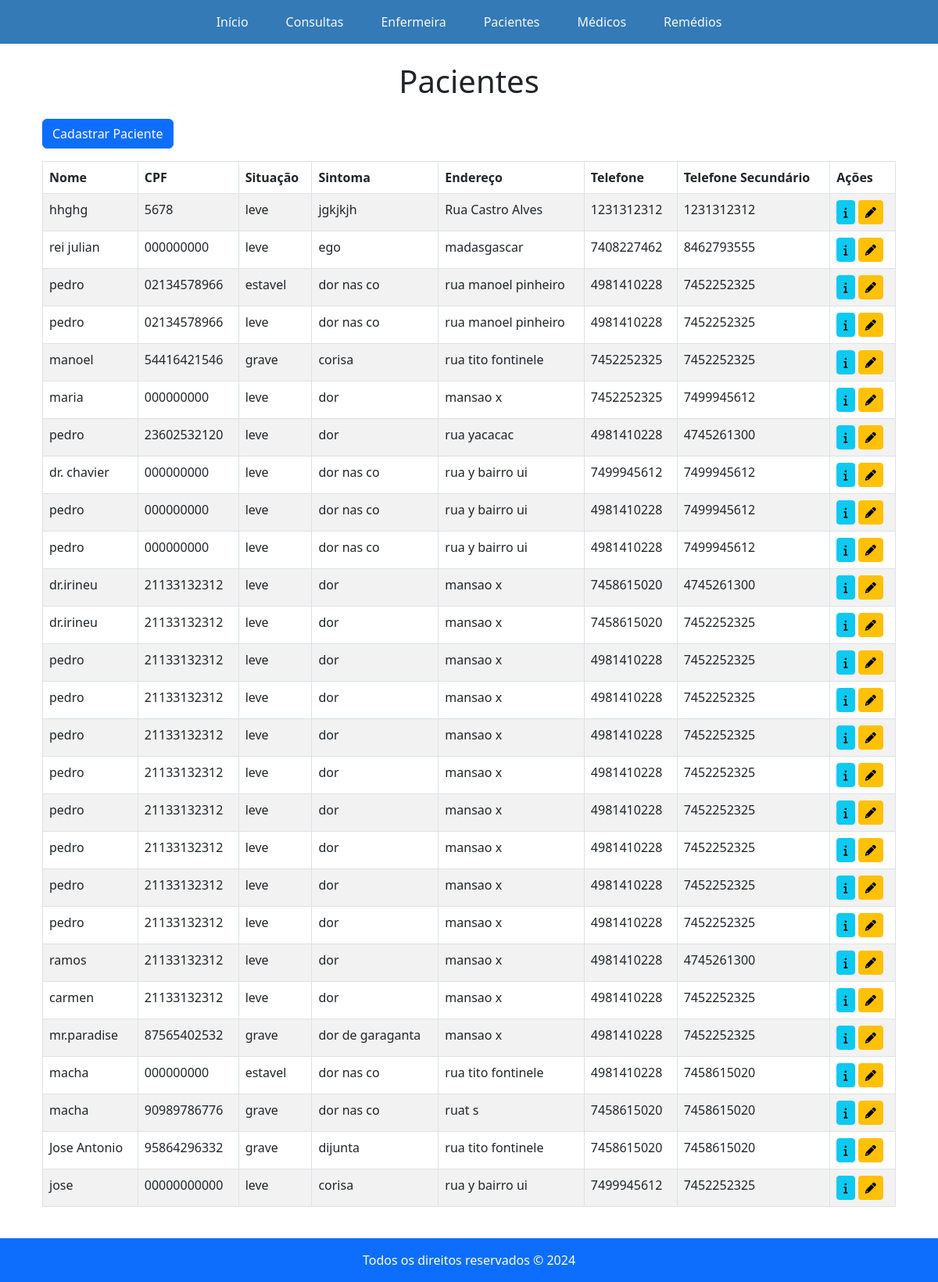
Page /pacientes on the earlier database version.
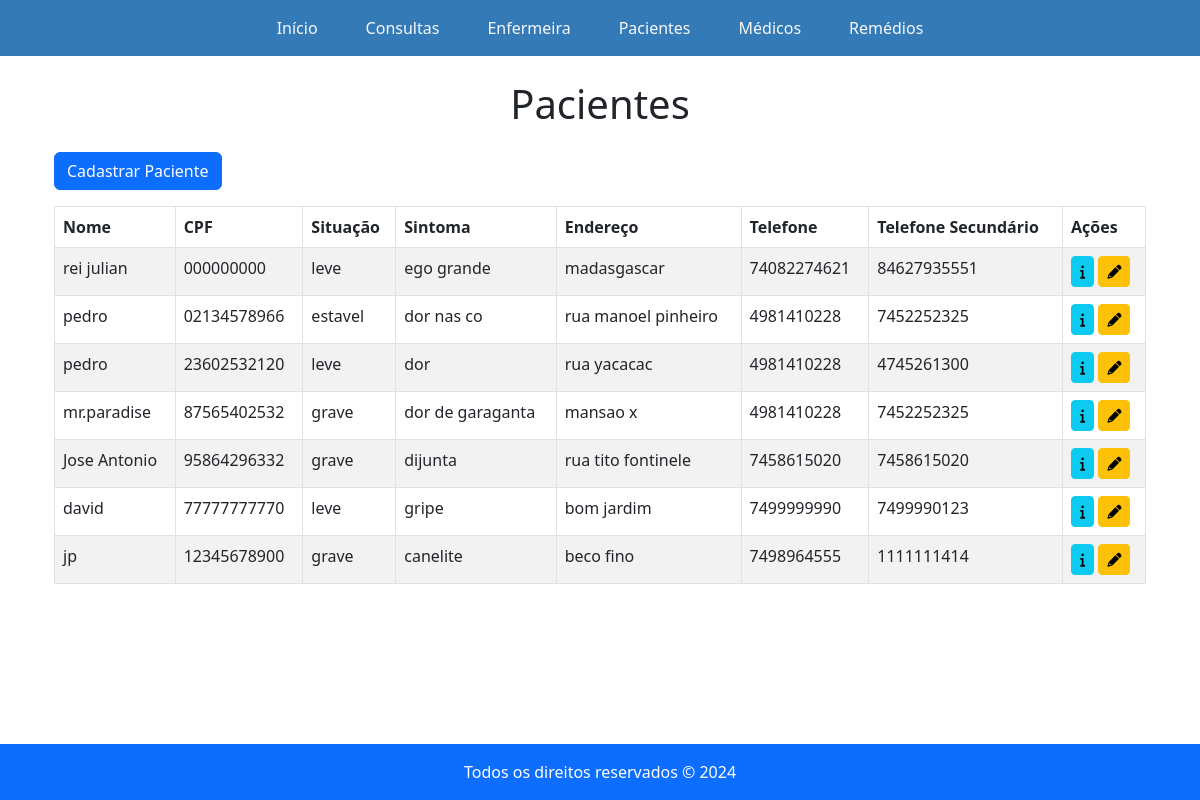
Same page on the later database version.
### app1/models.py (models this page shows, shortened)
class Paciente(models.Model):
    class Situacao(models.TextChoices):
        ESTAVEL = 'Estável', 'Estável'
        PRIORITARIO = 'Prioritário', 'Prioritário'
        EMERGENCIA = 'Emergência', 'Emergência'
    nome = models.CharField(max_length=100, blank=False)
    sintoma = models.CharField(max_length=300, blank=False)
    situacao = models.CharField(max_length=12, choices=Situacao.choices, default=Situacao.ESTAVEL, blank=False)
    cpf = models.CharField(max_length=14, blank=False)
    data_nascimento = models.DateField(blank=False)
    endereco = models.CharField(max_length=250, blank=False)
    telefone = models.CharField(max_length=10, blank=False)
    telefone_familiar = models.CharField(max_length=10, blank=False)
    class Meta:
        constraints = [
            UniqueConstraint(fields=['cpf'], name='unique_paciente_cpf')  # Um nome único por paciente.
        ]

### app1/views.py (the view)
# urls.py: path('pacientes', pacientes, name="pacientes"),
def pacientes(request):
    return render(request,'Pacientes.html',{'paciente':Paciente.objects.all()})

### app1/templates/Pacientes.html (shortened to what this page needs)
{% extends 'base.html' %}
{% block content %}
<div class="container">
  <h1 class="text-center mb-4">Pacientes</h1>
  <a href="{% url 'cadastrar_usuario' %}" class="btn btn-primary mb-3">Cadastrar Paciente</a>
  <table class="table table-bordered table-striped">
    <thead class="bg-primary text-white">
      <tr>
        <th>Nome</th>
        <th>CPF</th>
        <th>Situação</th>
        <th>Sintoma</th>
        <th>Endereço</th>
        <th>Telefone</th>
        <th>Telefone Secundário</th>
        <th>Ações</th>
      </tr>
    </thead>
    <tbody class="bg-white">
      {% for valor in paciente %}
        <tr>
          <td>{{ valor.nome }}</td>
          <td>{{ valor.cpf }}</td>
          <td>{{ valor.situacao }}</td>
          <td>{{ valor.sintoma }}</td>
          <td>{{ valor.endereco }}</td>
          <td>{{ valor.telefone }}</td>
          <td>{{ valor.telefone_familiar }}</td>
          <td>
            <a href="{% url 'detalharPaciente' valor.id %}" class="btn btn-info btn-sm">
              <i class="fa fa-info" aria-hidden="true"></i>
            </a>
            <a href="{% url 'editarpaciente' valor.id %}" class="btn btn-warning btn-sm">
              <i class="fa fa-pencil" aria-hidden="true"></i>
            </a>
          </td>
        </tr>
      {% empty %}
        <tr>
          <td colspan="8" class="text-center">Nenhum paciente encontrado.</td>
        </tr>
      {% endfor %}
    </tbody>
  </table>
</div>
{% endblock %}

Differences in the rows shown:
removed Paciente: nome "hhghg", cpf "5678", situacao "leve", sintoma "jgkjkjh", endereco "Rua Castro Alves", telefone "1231312312", telefone_familiar "1231312312"
removed Paciente: nome "pedro", cpf "02134578966", situacao "leve", sintoma "dor nas co", endereco "rua manoel pinheiro", telefone "4981410228", telefone_familiar "7452252325"
removed Paciente: nome "manoel", cpf "54416421546", situacao "grave", sintoma "corisa", endereco "rua tito fontinele", telefone "7452252325", telefone_familiar "7452252325"
removed Paciente: nome "maria", cpf "000000000", situacao "leve", sintoma "dor", endereco "mansao x", telefone "7452252325", telefone_familiar "7499945612"
removed Paciente: nome "dr. chavier", cpf "000000000", situacao "leve", sintoma "dor nas co", endereco "rua y bairro ui", telefone "7499945612", telefone_familiar "7499945612"
removed Paciente: nome "pedro", cpf "000000000", situacao "leve", sintoma "dor nas co", endereco "rua y bairro ui", telefone "4981410228", telefone_familiar "7499945612"
removed Paciente: nome "pedro", cpf "000000000", situacao "leve", sintoma "dor nas co", endereco "rua y bairro ui", telefone "4981410228", telefone_familiar "7499945612"
removed Paciente: nome "dr.irineu", cpf "21133132312", situacao "leve", sintoma "dor", endereco "mansao x", telefone "7458615020", telefone_familiar "4745261300"
removed Paciente: nome "dr.irineu", cpf "21133132312", situacao "leve", sintoma "dor", endereco "mansao x", telefone "7458615020", telefone_familiar "7452252325"
removed Paciente: nome "pedro", cpf "21133132312", situacao "leve", sintoma "dor", endereco "mansao x", telefone "4981410228", telefone_familiar "7452252325"
removed Paciente: nome "pedro", cpf "21133132312", situacao "leve", sintoma "dor", endereco "mansao x", telefone "4981410228", telefone_familiar "7452252325"
removed Paciente: nome "pedro", cpf "21133132312", situacao "leve", sintoma "dor", endereco "mansao x", telefone "4981410228", telefone_familiar "7452252325"
removed Paciente: nome "pedro", cpf "21133132312", situacao "leve", sintoma "dor", endereco "mansao x", telefone "4981410228", telefone_familiar "7452252325"
removed Paciente: nome "pedro", cpf "21133132312", situacao "leve", sintoma "dor", endereco "mansao x", telefone "4981410228", telefone_familiar "7452252325"
removed Paciente: nome "pedro", cpf "21133132312", situacao "leve", sintoma "dor", endereco "mansao x", telefone "4981410228", telefone_familiar "7452252325"
removed Paciente: nome "pedro", cpf "21133132312", situacao "leve", sintoma "dor", endereco "mansao x", telefone "4981410228", telefone_familiar "7452252325"
removed Paciente: nome "pedro", cpf "21133132312", situacao "leve", sintoma "dor", endereco "mansao x", telefone "4981410228", telefone_familiar "7452252325"
removed Paciente: nome "ramos", cpf "21133132312", situacao "leve", sintoma "dor", endereco "mansao x", telefone "4981410228", telefone_familiar "4745261300"
removed Paciente: nome "carmen", cpf "21133132312", situacao "leve", sintoma "dor", endereco "mansao x", telefone "4981410228", telefone_familiar "7452252325"
removed Paciente: nome "macha", cpf "000000000", situacao "estavel", sintoma "dor nas co", endereco "rua tito fontinele", telefone "4981410228", telefone_familiar "7458615020"
removed Paciente: nome "macha", cpf "90989786776", situacao "grave", sintoma "dor nas co", endereco "ruat s", telefone "7458615020", telefone_familiar "7458615020"
removed Paciente: nome "jose", cpf "00000000000", situacao "leve", sintoma "corisa", endereco "rua y bairro ui", telefone "7499945612", telefone_familiar "7452252325"
changed Paciente "rei julian": sintoma "ego" → "ego grande"; telefone "7408227462" → "74082274621"; telefone_familiar "8462793555" → "84627935551"
added Paciente: nome "david", cpf "77777777770", situacao "leve", sintoma "gripe", endereco "bom jardim", telefone "7499999990", telefone_familiar "7499990123"
added Paciente: nome "jp", cpf "12345678900", situacao "grave", sintoma "canelite", endereco "beco fino", telefone "7498964555", telefone_familiar "1111111414"
